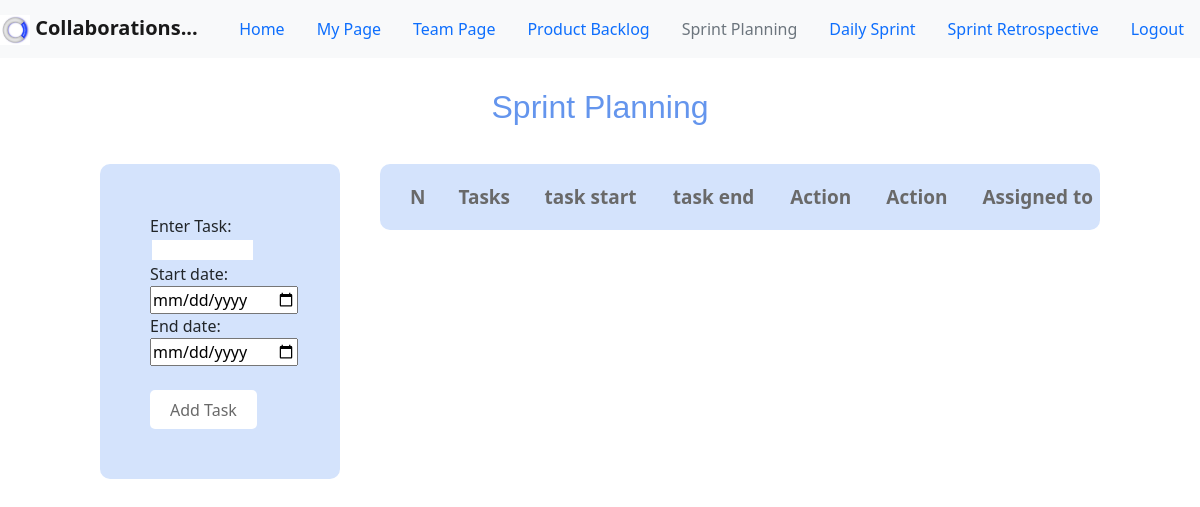
/try.php, run on an earlier commit of the app's database.
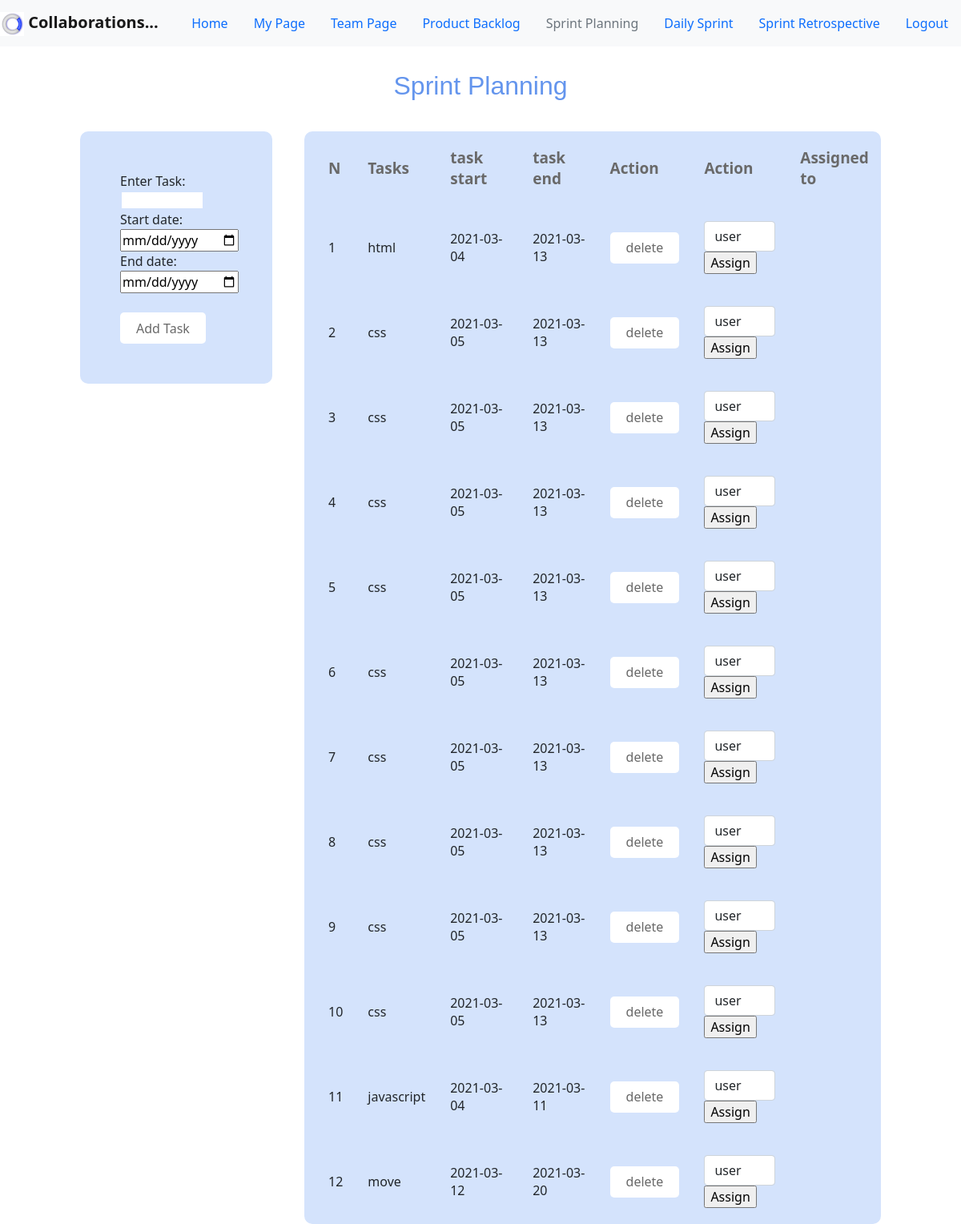
And on a later commit of the database.
### tables this page shows
CREATE TABLE `tasks` (
  `id` int(11) NOT NULL,
  `task` varchar(225) NOT NULL,
  `task_start` date NOT NULL,
  `task_end` date NOT NULL,
  `is_completed` enum('yes','no','maybe') DEFAULT NULL,
  `assigned_to` int(11) DEFAULT NULL
);

### try.php (the view, shortened to what this page needs)
<?PHP
include("dbconnect.php");
?>
<!DOCTYPE html>
<html lang="en">
<head>
    <link rel="stylesheet" href="pBacklog.css">
    <link rel="stylesheet" href="task_style.css">
    <link href="https://cdn.jsdelivr.net/npm/bootstrap@5.0.0-beta1/dist/css/bootstrap.min.css" rel="stylesheet">
</head>
<header>
    <nav class="navbar navbar-light bg-light">
        <a class="navbar-brand" href="#">
            <img src="assets/collabo_logo.jpeg" width="30" height="30" class="d-inline-block align-center" alt="collaborations logo"><b class="logoName">
                Collaborations...</b></a>
        <ul class="nav justify-content-center">
            <li class="nav-item">
                <a class="nav-link active" href="home.php">Home</a>
            </li>
            <li class="nav-item">
                <a class="nav-link" href="userTest.php">My Page</a>
            </li>
            <li class="nav-item">
                <a class="nav-link" href="team_page.php">Team Page</a>
            </li>
            <li class="nav-item">
                <a class="nav-link" href="pBacklog.php">Product Backlog</a>
            </li>
            <li class="nav-item">
                <a class="nav-link disabled" href="try.php">Sprint Planning</a>
            </li>
            <li class="nav-item">
                <a class="nav-link" href="">Daily Sprint</a>
            </li>
            <li class="nav-item">
                <a class="nav-link" href="Chat.php">Sprint Retrospective</a>
            </li>
            <li class="nav-item">
                <a class="nav-link" href="login.php">Logout</a>
            </li>
        </ul>
    </nav>
</header>
<body>
<h2>Sprint Planning</h2>
<div>
    <form method="post" id="task">
        <label for="task">Enter Task:</label><br>
        <input type="text" id="task_input" name="task"><br>
        <label for="start">Start date:</label><br>
        <input type="date" id="start" name="task_start" value="" placeholder="dd-mm-yyyy"min="2021-01-01" max=""><br>
        <label for="end">End date:</label><br>
        <input type="date" id="end" name="task_end" value="" placeholder="dd-mm-yyyy" min="2021-01-01" max=""><br>
        <br>
        <button type="submit" name="submit" id="add_btn" >Add Task</button><br>
    </form>
</div>
<main>
    <table>
        <thead>
        <tr>
            <th>N</th>
            <th>Tasks</th>
            <th>task start</th>
            <th>task end</th>
            <th>Action</th>
            <th>Action</th>
            <th>Assigned to</th>
        </tr>
        </thead>
        <tbody>
        <?php
        $tasks = mysqli_query($db, "SELECT * FROM tasks");
        $i = 1;while ($row = mysqli_fetch_array($tasks)) { ?>
            <tr>
                <td> <?php echo $i; ?> </td>
                <td > <?php echo $row['task']; ?> </td>
                <td > <?php echo $row['task_start']; ?> </td>
                <td > <?php echo $row['task_end']; ?> </td>
                <td>
                    <form method="POST">
                        <input type="submit" id="delete" name="delete" value="delete" >
                    </form>
                </td>
                <td>
                    <form method="POST">
                        <select name="to_user" class="form-control">
                            <option value="pick">user</option>
                        </select>
                        <input type="submit" name="assign" id="assign" value="Assign">
                    </form>
                </td>
                <td>
                </td>
            </tr>
            <?php $i++; }
        ?>
        </tbody>
    </table>
</main>
</body>
</html>

### task_style.css (style rules this page uses)
#task { width: 20%; margin-left: 100px; border-radius: 10px; float: left; background: #d4e3fc; border: 1px dimgrey; padding:50px; }
#task_input { width: 75%; height: 15px; padding: 10px; border: 2px solid #d4e3fc; }
#add_btn { height: 39px; background: white; color: dimgrey; border: 2px dimgrey; border-radius: 5px; padding: 5px 20px; }
table { width: 60%; margin-right: 100px; border: 5px dimgrey; border-collapse: collapse; padding: 20px; float: right; background-color: #d4e3fc; border-radius: 10px; table-border-color-dark: dimgrey; }
th,td { border-collapse: collapse; padding-left: 30px; padding-top: 20px; padding-bottom: 20px; text-align: left; border: 1px dimgrey; border-collapse: collapse; height: 30px; line-height: normal; }
tr { border-bottom: 1px dimgrey; height: 20px; padding: 20px; }
th { font-size: 19px; color: dimgrey; }
h2 { color: cornflowerblue; font-family: arial; font-size: large; text-align: center; padding-top: 30px; padding-bottom: 30px; }
#delete { height: 39px; background: white; color: dimgrey; border: 2px dimgrey; border-radius: 5px; padding: 5px 20px; }

What changed in the data, as far as the page shows it:
added tasks: task "html", task_start "2021-03-04", task_end "2021-03-13"
added tasks: task "css", task_start "2021-03-05", task_end "2021-03-13"
added tasks: task "css", task_start "2021-03-05", task_end "2021-03-13"
added tasks: task "css", task_start "2021-03-05", task_end "2021-03-13"
added tasks: task "css", task_start "2021-03-05", task_end "2021-03-13"
added tasks: task "css", task_start "2021-03-05", task_end "2021-03-13"
added tasks: task "css", task_start "2021-03-05", task_end "2021-03-13"
added tasks: task "css", task_start "2021-03-05", task_end "2021-03-13"
added tasks: task "css", task_start "2021-03-05", task_end "2021-03-13"
added tasks: task "css", task_start "2021-03-05", task_end "2021-03-13"
added tasks: task "javascript", task_start "2021-03-04", task_end "2021-03-11"
added tasks: task "move", task_start "2021-03-12", task_end "2021-03-20"
